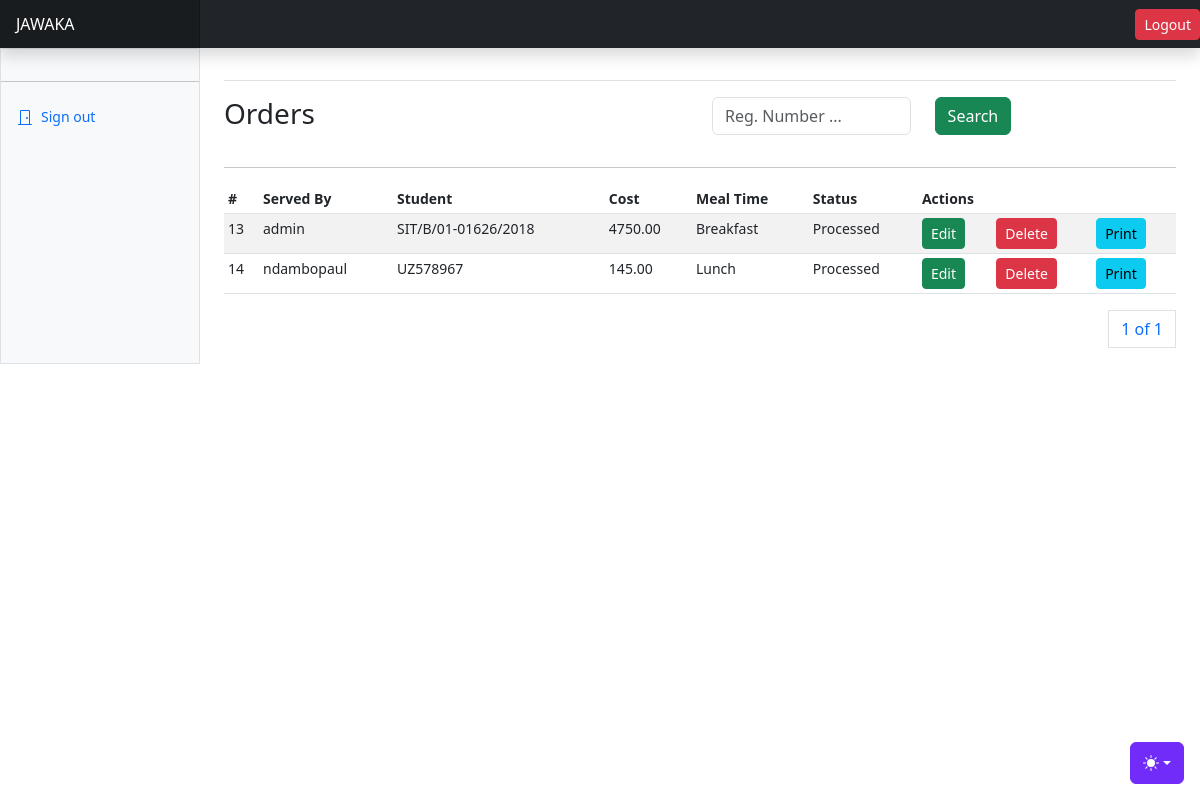
/orders/, run on an earlier commit of the app's database.
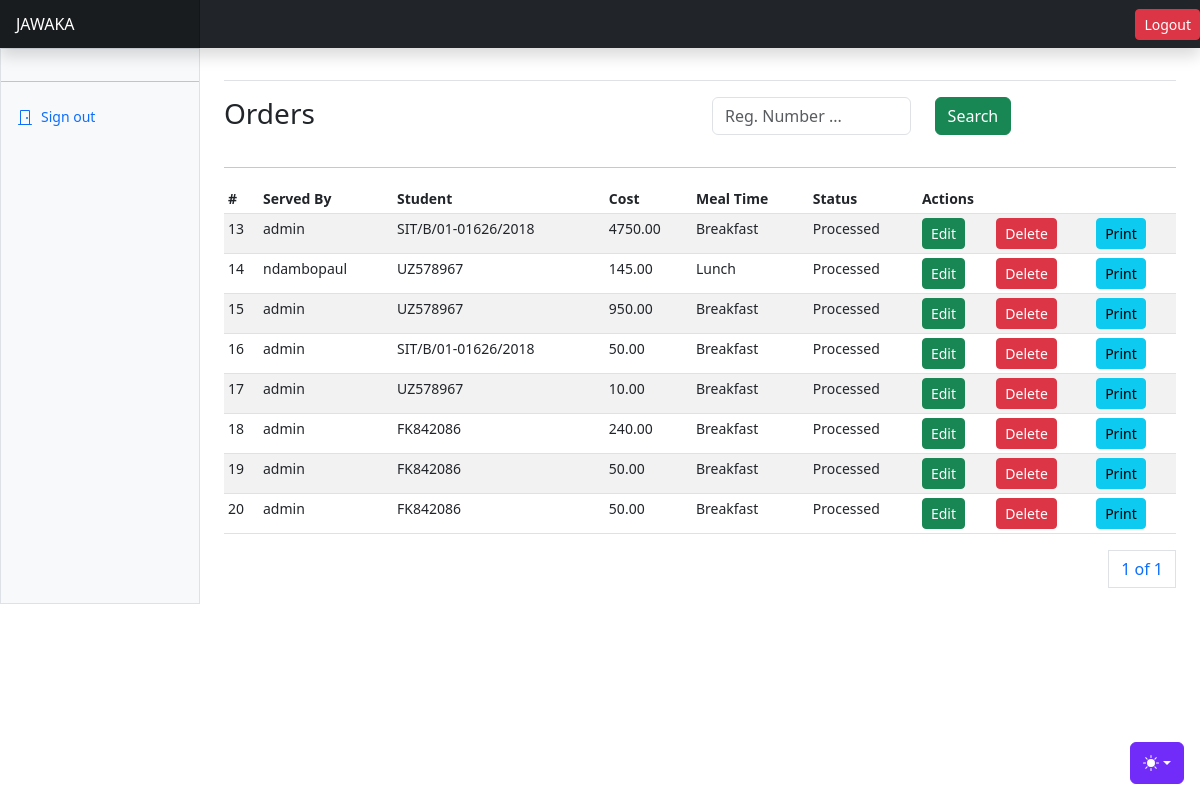
And on a later commit of the database.
### apps/orders/models.py (models this page shows, shortened)
class Order(AbstractBaseModel):
    student = models.ForeignKey("students.Student", on_delete=models.CASCADE, related_name="studentorders")
    total_cost = models.DecimalField(max_digits=20, decimal_places=2)
    meal_time = models.CharField(max_length=255, null=True)
    status = models.CharField(max_length=255, choices=ORDER_STATUS_CHOICES)
    served_by = models.ForeignKey("users.User", on_delete=models.SET_NULL, null=True)

### apps/users/models.py (models this page shows, shortened)
class User(AbstractUser):
    role = models.CharField(choices=ROLE_CHOICES, max_length=32, null=True)
    phone_number = models.CharField(max_length=255, null=True)
    id_number = models.CharField(max_length=255, null=True)
    gender = models.CharField(max_length=255, null=True)
    def __str__(self):
        return self.username

### apps/students/models.py (models this page shows, shortened)
class Student(AbstractBaseModel):
    user = models.OneToOneField("users.User", on_delete=models.CASCADE)
    student_type = models.CharField(max_length=255, choices=STUDENT_TYPES)
    registration_number = models.CharField(max_length=255)
    status = models.CharField(max_length=255, choices=STUDENT_STATUS)
    def __str__(self):
        return self.registration_number

### apps/orders/views.py (the view)
# urls.py: path("orders/", include("apps.orders.urls")),
def orders(request):
    orders = Order.objects.all()
    if request.method == "POST":
        registration_number = request.POST.get("reg_number")
        orders = Order.objects.filter(Q(student__registration_number__icontains=registration_number))
    paginator = Paginator(orders, 10)
    page_number = request.GET.get("page")
    page_obj = paginator.get_page(page_number)
    context = {
        "orders": orders,
        "page_obj": page_obj,
    }
    return render(request, "orders/orders.html", context)

### templates/orders/orders.html (shortened to what this page needs)
{% extends "base.html" %}
{% block content %}
<div class="row">
    <div class="col">
        <h3>Orders</h3>
    </div>
    <div class="col">
      <form method="POST">
        <div class="input-group mb-3">
          <div class="row">
            <div class="col-7">
              <input type="text" class="form-control" name="reg_number" id="reg_number" placeholder="Reg. Number ...">
            </div>
            <div class="col-5">
              <button class="btn btn-success">Search</button>
            </div>
          </div>
        </div>
      </form>
    </div>
</div>
<hr/>
      <div class="table-responsive small">
        <table class="table table-striped table-sm">
          <thead>
            <tr>
              <th scope="col">#</th>
              <th scope="col">Served By</th>
              <th scope="col">Student</th>
              <th scope="col">Cost</th>
              <th scope="col">Meal Time</th>
              <th scope="col">Status</th>
              <th scope="col" colspan="3">Actions</th>
            </tr>
          </thead>
          <tbody>
            {% for order in page_obj %}
            <tr>
              <td>{{order.id}}</td>
              <td>{{order.served_by}}</td>
              <td>{{order.student}}</td>
              <td>{{order.total_cost}}</td>
              <td>{{order.meal_time}}</td>
              <td>{{order.status}}</td>
              <td><a class="btn btn-success btn-sm" data-bs-toggle="modal" data-bs-target="#editOrderModal{{ order.id }}">Edit</a></td>
              <td><a class="btn btn-danger btn-sm" data-bs-toggle="modal" data-bs-target="#deleteOrderModal{{ order.id }}">Delete</a></td>
              <td><a href="{% url 'print-order' order.id %}" class="btn btn-info btn-sm">Print</a></td>
            </tr>
            {% endfor %}
          </tbody>
        </table>
        <div>
          <nav aria-label="Page navigation example">
            <ul class="pagination justify-content-end">
              <a class="page-link" href="#">{{ page_obj.number }} of {{ page_obj.paginator.num_pages }}</a>
            </ul>
          </nav>
        </div>
      </div>
{% endblock content %}

### templates/base.html (shortened to what this page needs)
{% load static %}
<!doctype html>
<html lang="en" data-bs-theme="auto">
  <head><script src="{% static 'assets/js/color-modes.js' %}"></script>
    <link rel="stylesheet" href="https://cdn.jsdelivr.net/npm/@docsearch/css@3">
<link href="{%  static 'assets/dist/css/bootstrap.min.css' %}" rel="stylesheet">
    <link href="https://cdn.jsdelivr.net/npm/bootstrap-icons@1.10.3/font/bootstrap-icons.css" rel="stylesheet">
    <link href="{% static 'dashboard.css' %}" rel="stylesheet">
  </head>
  <body>
    <div class="dropdown position-fixed bottom-0 end-0 mb-3 me-3 bd-mode-toggle">
      <button class="btn btn-bd-primary py-2 dropdown-toggle d-flex align-items-center"
              id="bd-theme"
              type="button"
              aria-expanded="false"
              data-bs-toggle="dropdown"
              aria-label="Toggle theme (auto)">
        <svg class="bi my-1 theme-icon-active" width="1em" height="1em"><use href="#circle-half"></use></svg>
      </button>
    </div>
<header class="navbar sticky-top bg-dark flex-md-nowrap p-0 shadow" data-bs-theme="dark">
  <a class="navbar-brand col-md-3 col-lg-2 me-0 px-3 fs-6 text-white" href="{% url 'home' %}">JAWAKA</a>
  <a href="{% url 'logout' %}" class="btn btn-danger btn-sm">Logout</a>
</header>
<div class="container-fluid">
  <div class="row">
    {% include "includes/sidebar.html" %}
    <main class="col-md-9 ms-sm-auto col-lg-10 px-md-4">
      <div class="d-flex justify-content-between flex-wrap flex-md-nowrap align-items-center pt-3 pb-2 mb-3 border-bottom">
      </div>
      {% block content %}
      {% endblock content %}
  </div>
</div>
    </body>
</html>

### templates/includes/sidebar.html (shortened to what this page needs)
<div class="sidebar border border-right col-md-3 col-lg-2 p-0 bg-body-tertiary">
    <div class="offcanvas-md offcanvas-end bg-body-tertiary" tabindex="-1" id="sidebarMenu" aria-labelledby="sidebarMenuLabel">
      <div class="offcanvas-body d-md-flex flex-column p-0 pt-lg-3 overflow-y-auto">
        <hr class="my-3">
        <ul class="nav flex-column mb-auto">
          <li class="nav-item">
            <a class="nav-link d-flex align-items-center gap-2" href="{% url 'logout' %}">
              <svg class="bi"><use xlink:href="#door-closed"/></svg>
              Sign out
            </a>
          </li>
        </ul>
      </div>
    </div>
  </div>

### static/dashboard.css (style rules this page uses)
.bi { display: inline-block; width: 1rem; height: 1rem; }
.sidebar .nav-link { font-size: .875rem; font-weight: 500; }
.navbar-brand { padding-top: .75rem; padding-bottom: .75rem; background-color: rgba(0, 0, 0, .25); box-shadow: inset -1px 0 0 rgba(0, 0, 0, .25); }

### templates/base.html (style rules this page uses)
.bi { vertical-align: -.125em; fill: currentColor; }
.btn-bd-primary { --bd-violet-bg: #712cf9; --bd-violet-rgb: 112.520718, 44.062154, 249.437846; --bs-btn-font-weight: 600; --bs-btn-color: var(--bs-white); --bs-btn-bg: var(--bd-violet-bg); --bs-btn-border-color: var(--bd-violet-bg); --bs-btn-hover-color: var(--bs-white); --bs-btn-hover-bg: #6528e0; --bs-btn-hover-border-color: #6528e0; --bs-btn-focus-shadow-rgb: var(--bd-violet-rgb); --bs-btn-active-color: var(--bs-btn-hover-color); --bs-btn-active-bg: #5a23c8; --bs-btn-active-border-color: #5a23c8; }
.bd-mode-toggle { z-index: 1500; }

What changed in the data, as far as the page shows it:
added Order: id "15", served_by "admin", student "UZ578967", total_cost "950.00", meal_time "Breakfast", status "Processed"
added Order: id "16", served_by "admin", student "SIT/B/01-01626/2018", total_cost "50.00", meal_time "Breakfast", status "Processed"
added Order: id "17", served_by "admin", student "UZ578967", total_cost "10.00", meal_time "Breakfast", status "Processed"
added Order: id "18", served_by "admin", student "FK842086", total_cost "240.00", meal_time "Breakfast", status "Processed"
added Order: id "19", served_by "admin", student "FK842086", total_cost "50.00", meal_time "Breakfast", status "Processed"
added Order: id "20", served_by "admin", student "FK842086", total_cost "50.00", meal_time "Breakfast", status "Processed"
